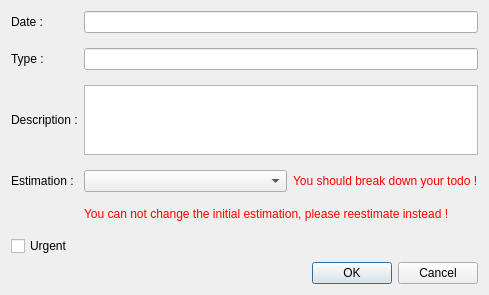
<?xml version="1.0" encoding="UTF-8"?>
<ui version="4.0">
 <class>TodoDialog</class>
 <widget class="QDialog" name="TodoDialog">
  <property name="geometry">
   <rect>
    <x>0</x>
    <y>0</y>
    <width>489</width>
    <height>285</height>
   </rect>
  </property>
  <property name="windowTitle">
   <string>Pomodorush - Todo</string>
  </property>
  <property name="windowIcon">
   <iconset resource="../resources.qrc">
    <normaloff>:/icons/todo-list-icon.png</normaloff>:/icons/todo-list-icon.png</iconset>
  </property>
  <layout class="QVBoxLayout" name="verticalLayout">
   <item>
    <layout class="QGridLayout" name="gridLayout" columnstretch="15,85,0">
     <property name="verticalSpacing">
      <number>15</number>
     </property>
     <item row="0" column="0">
      <widget class="QLabel" name="label">
       <property name="text">
        <string>Date :</string>
       </property>
      </widget>
     </item>
     <item row="0" column="1" colspan="2">
      <widget class="QLineEdit" name="txtDate">
       <property name="readOnly">
        <bool>true</bool>
       </property>
      </widget>
     </item>
     <item row="1" column="0">
      <widget class="QLabel" name="label_2">
       <property name="text">
        <string>Type :</string>
       </property>
      </widget>
     </item>
     <item row="1" column="1" colspan="2">
      <widget class="QLineEdit" name="txtType"/>
     </item>
     <item row="2" column="0">
      <widget class="QLabel" name="label_3">
       <property name="text">
        <string>Description :</string>
       </property>
      </widget>
     </item>
     <item row="2" column="1" colspan="2">
      <widget class="QTextEdit" name="txtDescription"/>
     </item>
     <item row="3" column="0">
      <widget class="QLabel" name="label_4">
       <property name="text">
        <string>Estimation :</string>
       </property>
      </widget>
     </item>
     <item row="3" column="1">
      <widget class="QComboBox" name="cmbEstimation"/>
     </item>
     <item row="3" column="2">
      <widget class="QLabel" name="lblWarning">
       <property name="styleSheet">
        <string notr="true">color: rgb(255, 0, 0);</string>
       </property>
       <property name="text">
        <string>You should break down your todo !</string>
       </property>
      </widget>
     </item>
     <item row="4" column="1" colspan="2">
      <widget class="QLabel" name="lblWarnReestimate">
       <property name="styleSheet">
        <string notr="true">color: rgb(255, 0, 0);</string>
       </property>
       <property name="text">
        <string>You can not change the initial estimation, please reestimate instead !</string>
       </property>
      </widget>
     </item>
     <item row="5" column="0">
      <widget class="QCheckBox" name="chkUrgent">
       <property name="text">
        <string>Urgent</string>
       </property>
      </widget>
     </item>
    </layout>
   </item>
   <item>
    <widget class="QDialogButtonBox" name="buttonBox">
     <property name="orientation">
      <enum>Qt::Horizontal</enum>
     </property>
     <property name="standardButtons">
      <set>QDialogButtonBox::Cancel|QDialogButtonBox::Ok</set>
     </property>
    </widget>
   </item>
  </layout>
 </widget>
 <resources>
  <include location="../resources.qrc"/>
 </resources>
 <connections>
  <connection>
   <sender>buttonBox</sender>
   <signal>accepted()</signal>
   <receiver>TodoDialog</receiver>
   <slot>accept()</slot>
   <hints>
    <hint type="sourcelabel">
     <x>248</x>
     <y>254</y>
    </hint>
    <hint type="destinationlabel">
     <x>157</x>
     <y>274</y>
    </hint>
   </hints>
  </connection>
  <connection>
   <sender>buttonBox</sender>
   <signal>rejected()</signal>
   <receiver>TodoDialog</receiver>
   <slot>reject()</slot>
   <hints>
    <hint type="sourcelabel">
     <x>316</x>
     <y>260</y>
    </hint>
    <hint type="destinationlabel">
     <x>286</x>
     <y>274</y>
    </hint>
   </hints>
  </connection>
 </connections>
</ui>
